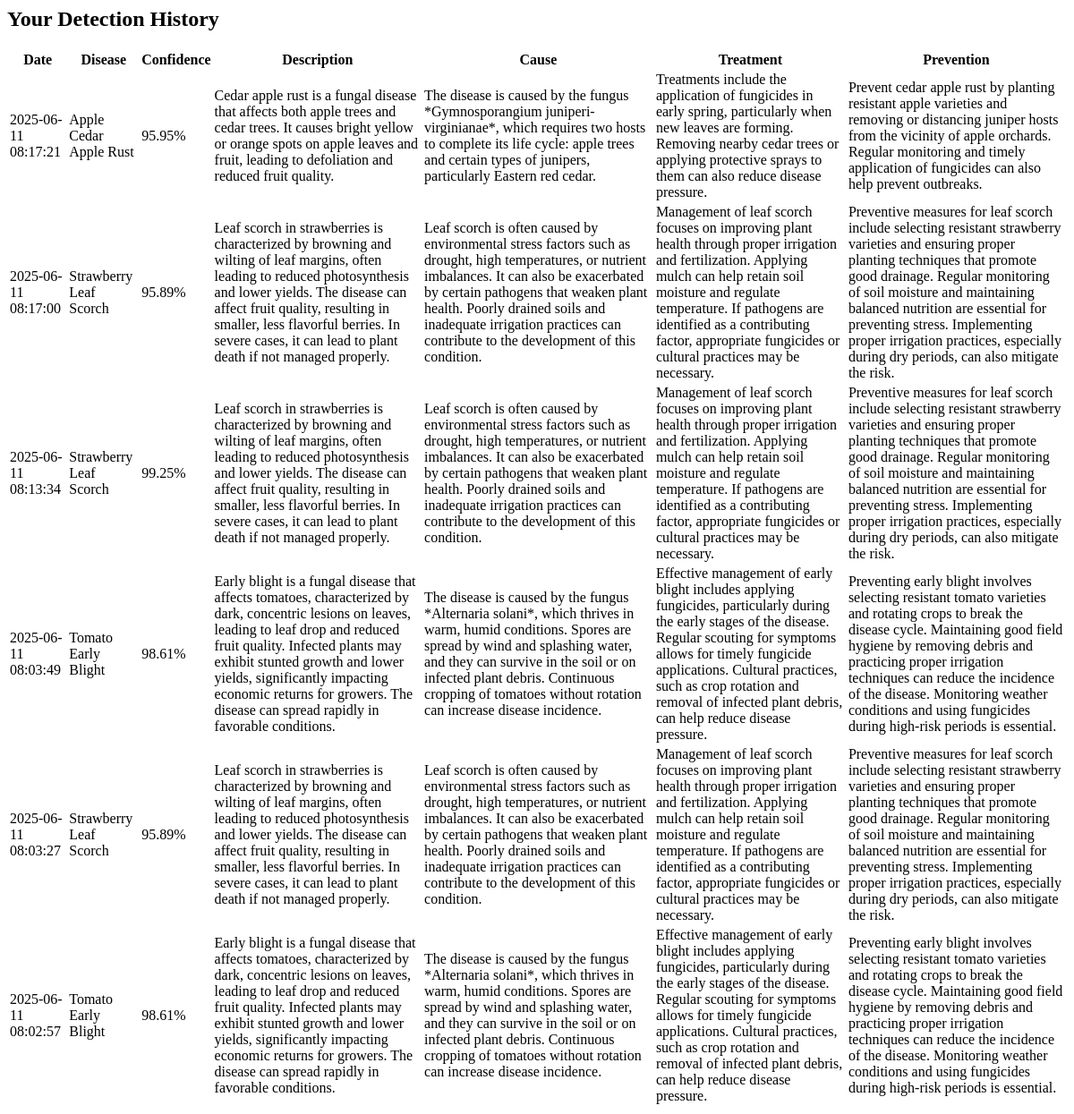
The app's page /history (signed in), older data.
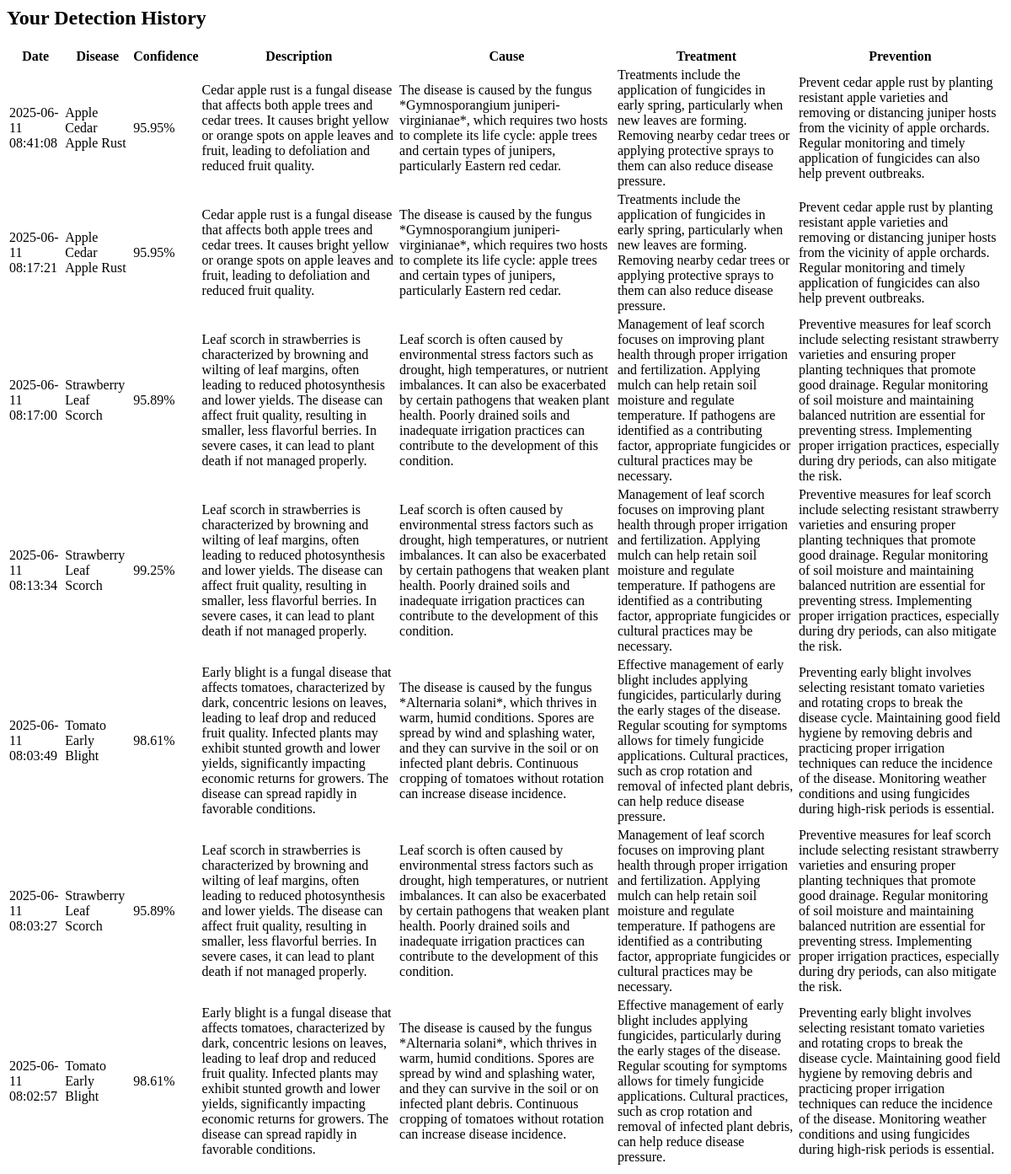
The same page, newer data.
### app.py (models this page shows)
class DetectionHistory(db.Model):
    id = db.Column(db.Integer, primary_key=True)
    user_email = db.Column(db.String(100), db.ForeignKey('user.email'), nullable=False)
    label = db.Column(db.String(100), nullable=False)
    confidence = db.Column(db.String(20), nullable=False)
    description = db.Column(db.Text)
    cause = db.Column(db.Text)
    treatment = db.Column(db.Text)
    prevention = db.Column(db.Text)
    timestamp = db.Column(db.DateTime, default=db.func.current_timestamp())

### app.py (the view)
@app.route('/history')
def view_history():
    if "user" not in session:
        flash("You must be logged in to view your history.", "warning")
        return redirect(url_for("signin"))
    history = DetectionHistory.query.filter_by(user_email=session["user"]).order_by(DetectionHistory.timestamp.desc()).all()
    return render_template("history.html", history=history)

### templates/history.html
<h2>Your Detection History</h2>
<table class="table table-bordered">
  <thead>
    <tr>
      <th>Date</th>
      <th>Disease</th>
      <th>Confidence</th>
      <th>Description</th>
      <th>Cause</th>
      <th>Treatment</th>
      <th>Prevention</th>
    </tr>
  </thead>
  <tbody>
    {% for item in history %}
      <tr>
        <td>{{ item.timestamp }}</td>
        <td>{{ item.label }}</td>
        <td>{{ item.confidence }}</td>
        <td>{{ item.description }}</td>
        <td>{{ item.cause }}</td>
        <td>{{ item.treatment }}</td>
        <td>{{ item.prevention }}</td>
      </tr>
    {% endfor %}
  </tbody>
</table>

Row changes from the older to the newer data that the page shows:
added DetectionHistory: timestamp "2025-06-11 08:41:08", label "Apple Cedar Apple Rust", confidence "95.95%", description "Cedar apple rust is a fungal disease that affects both apple trees and cedar trees. It causes bright yellow or orange spots on apple leaves and fruit, leading to defoliation and reduced fruit quality.", cause "The disease is caused by the fungus *Gymnosporangium juniperi-virginianae*, which requires two hosts to complete its life cycle: apple trees and certain types of junipers, particularly Eastern red cedar.", treatment "Treatments include the application of fungicides in early spring, particularly when new leaves are forming. Removing nearby cedar trees or applying protective sprays to them can also reduce disease pressure.", prevention "Prevent cedar apple rust by planting resistant apple varieties and removing or distancing juniper hosts from the vicinity of apple orchards. Regular monitoring and timely application of fungicides can also help prevent outbreaks."
